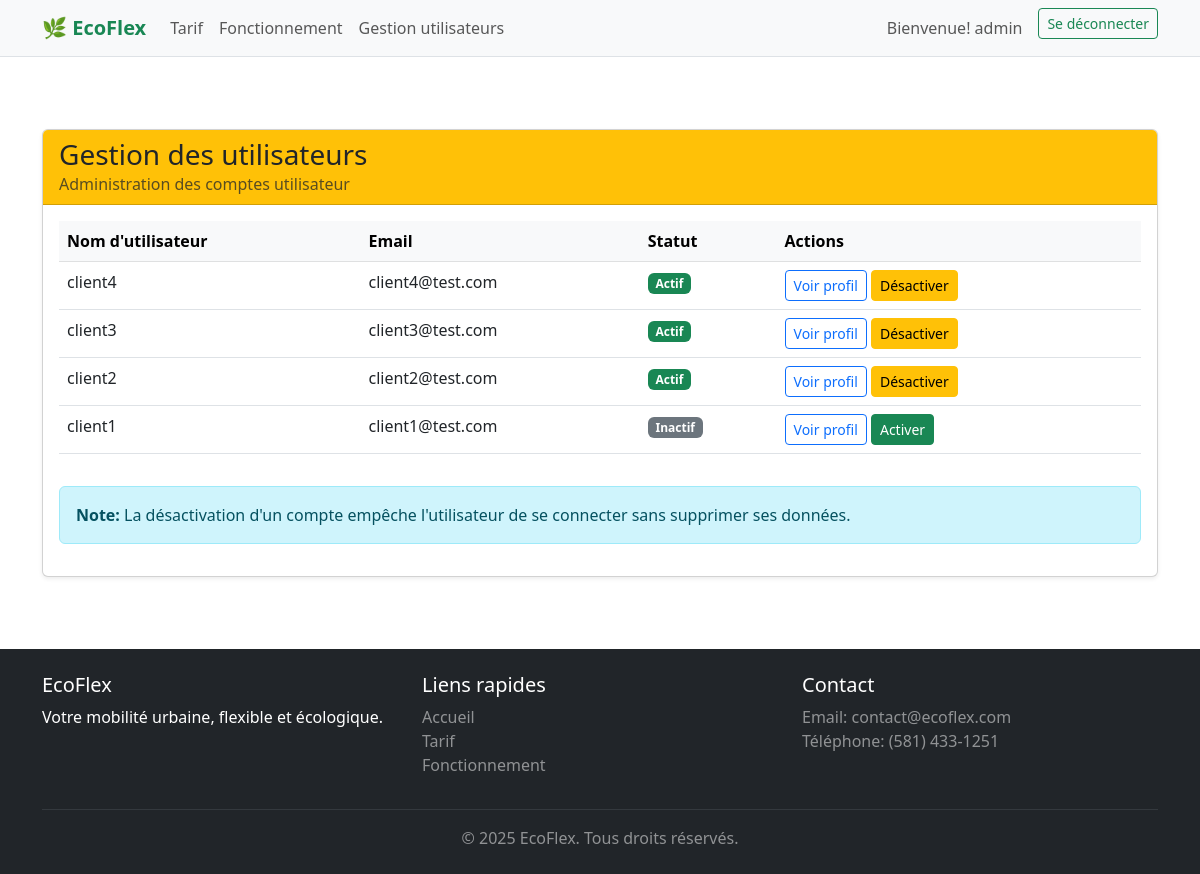
The app's page /gestion_users/ (signed in) with its own data.
### ecoflex/models.py (models this page shows, shortened)
class User(AbstractUser):
    class Meta:
        verbose_name = "Utilisateur"
        verbose_name_plural = "Utilisateurs"

### ecoflex/views.py (the view)
# urls.py: path('gestion_users/', views.gestion_users, name='gestion_users'),
def gestion_users(request):
    if not request.user.is_authenticated or not request.user.is_staff:
        messages.error(request, "Vous n'avez pas les permissions pour accéder à cette page.")
        return redirect('accueil')
    users = User.objects.filter(is_superuser=False).order_by('-date_joined')
    return render(request, 'ecoflex/gestion_users.html', {'users': users})

### ecoflex/templates/ecoflex/gestion_users.html (shortened to what this page needs)
{% extends 'base.html' %}
{% load static %}
{% block content %}
<div class="container mt-5">
    <div class="row">
        <div class="col-12">
            <div class="card shadow-sm">
                <div class="card-header bg-warning">
                    <h3 class="mb-0">Gestion des utilisateurs</h3>
                    <p class="mb-0 text-muted">Administration des comptes utilisateur</p>
                </div>
                <div class="card-body">
                    <div class="table-responsive">
                        <table class="table table-hover">
                            <thead class="table-light">
                                <tr>
                                    <th>Nom d'utilisateur</th>
                                    <th>Email</th>
                                    <th>Statut</th>
                                    <th>Actions</th>
                                </tr>
                            </thead>
                            <tbody>
                                {% for user_item in users %}
                                <tr>
                                    <td>{{ user_item.username }}</td>
                                    <td>{{ user_item.email }}</td>
                                    <td>
                                        {% if user_item.is_active %}
                                            <span class="badge bg-success">Actif</span>
                                        {% else %}
                                            <span class="badge bg-secondary">Inactif</span>
                                        {% endif %}
                                    </td>
                                    <td>
                                        <a href="#" class="btn btn-sm btn-outline-primary">Voir profil</a>
                                        {% if user_item.is_active %}
                                            <a href="{% url 'action_status' user_item.id %}"
                                               class="btn btn-sm btn-warning"
                                               onclick="return confirm('Êtes-vous sûr de vouloir désactiver ce compte ?')">
                                                Désactiver
                                            </a>
                                        {% else %}
                                            <a href="{% url 'action_status' user_item.id %}"
                                               class="btn btn-sm btn-success"
                                               onclick="return confirm('Êtes-vous sûr de vouloir activer ce compte ?')">
                                                Activer
                                            </a>
                                        {% endif %}
                                    </td>
                                </tr>
                                {% empty %}
                                <tr>
                                    <td colspan="4" class="text-center text-muted">Aucun utilisateur trouvé</td>
                                </tr>
                                {% endfor %}
                            </tbody>
                        </table>
                    </div>
                    <div class="alert alert-info mt-3">
                        <strong>Note:</strong> La désactivation d'un compte empêche l'utilisateur de se connecter sans supprimer ses données.
                    </div>
                </div>
            </div>
        </div>
    </div>
</div>
{% endblock %}

### ecoflex/templates/base.html (shortened to what this page needs)
{% load static %}
<!DOCTYPE html>
<html lang="fr">
<head>
    <link href="https://cdn.jsdelivr.net/npm/bootstrap@5.3.0/dist/css/bootstrap.min.css" rel="stylesheet">
</head>
<body>
    <nav class="navbar navbar-expand-lg navbar-light bg-light border-bottom">
        <div class="container">
            <a class="navbar-brand fw-bold text-success" href="{% url 'accueil' %}">
                🌿 EcoFlex
            </a>
            <div class="collapse navbar-collapse" id="navbarNav">
                <ul class="navbar-nav me-auto">
                    <li class="nav-item">
                        <a class="nav-link" href="{% url 'tarif' %}">Tarif</a>
                    </li>
                    <li class="nav-item">
                        <a class="nav-link" href="{% url 'fonctionnement' %}">Fonctionnement</a>
                    </li>
                    {% if user %}
                        {% if user.is_superuser %}
                            <li class="nav-item">
                                <a class="nav-link" href="{% url 'gestion_users' %}">Gestion utilisateurs</a>
                            </li>
                        {% endif %}
                    {% endif %}
                </ul>
                <ul class="navbar-nav ms-auto">
                    {% if user.is_authenticated %}
                        <li class="nav-item">
                            <a class="nav-link" href="{% url 'profil' %}">Bienvenue! {{ user.username }}</a>
                        </li>
                        <li class="nav-item">
                            <a class="btn btn-outline-success btn-sm ms-2" href="{% url 'deconnexion' %}">Se déconnecter</a>
                        </li>
                    {% endif %}
                </ul>
            </div>
        </div>
    </nav>
    <main class="py-4">
        {% block content %}
        {% endblock %}
    </main>
    <footer class="bg-dark text-white py-4 mt-5">
        <div class="container">
            <div class="row">
                <div class="col-md-4">
                    <h5>EcoFlex</h5>
                    <p>Votre mobilité urbaine, flexible et écologique.</p>
                </div>
                <div class="col-md-4">
                    <h5>Liens rapides</h5>
                    <ul class="list-unstyled">
                        <li><a href="{% url 'accueil' %}" class="text-white-50 text-decoration-none">Accueil</a></li>
                        <li><a href="{% url 'tarif' %}" class="text-white-50 text-decoration-none">Tarif</a></li>
                        <li><a href="{% url 'fonctionnement' %}" class="text-white-50 text-decoration-none">Fonctionnement</a></li>
                    </ul>
                </div>
                <div class="col-md-4">
                    <h5>Contact</h5>
                    <p class="text-white-50">
                        Email: contact@ecoflex.com<br>
                        Téléphone: (581) 433-1251
                    </p>
                </div>
            </div>
            <hr class="my-3 border-secondary">
            <div class="text-center">
                <p class="mb-0 text-white-50">&copy; 2025 EcoFlex. Tous droits réservés.</p>
            </div>
        </div>
    </footer>
</body>
</html>

### records on screen
User: username "admin"
User: username "client4", email "client4@test.com", is_active "Actif"
User: username "client3", email "client3@test.com", is_active "Actif"
User: username "client2", email "client2@test.com", is_active "Actif"
User: username "client1", email "client1@test.com", is_active "Inactif"
